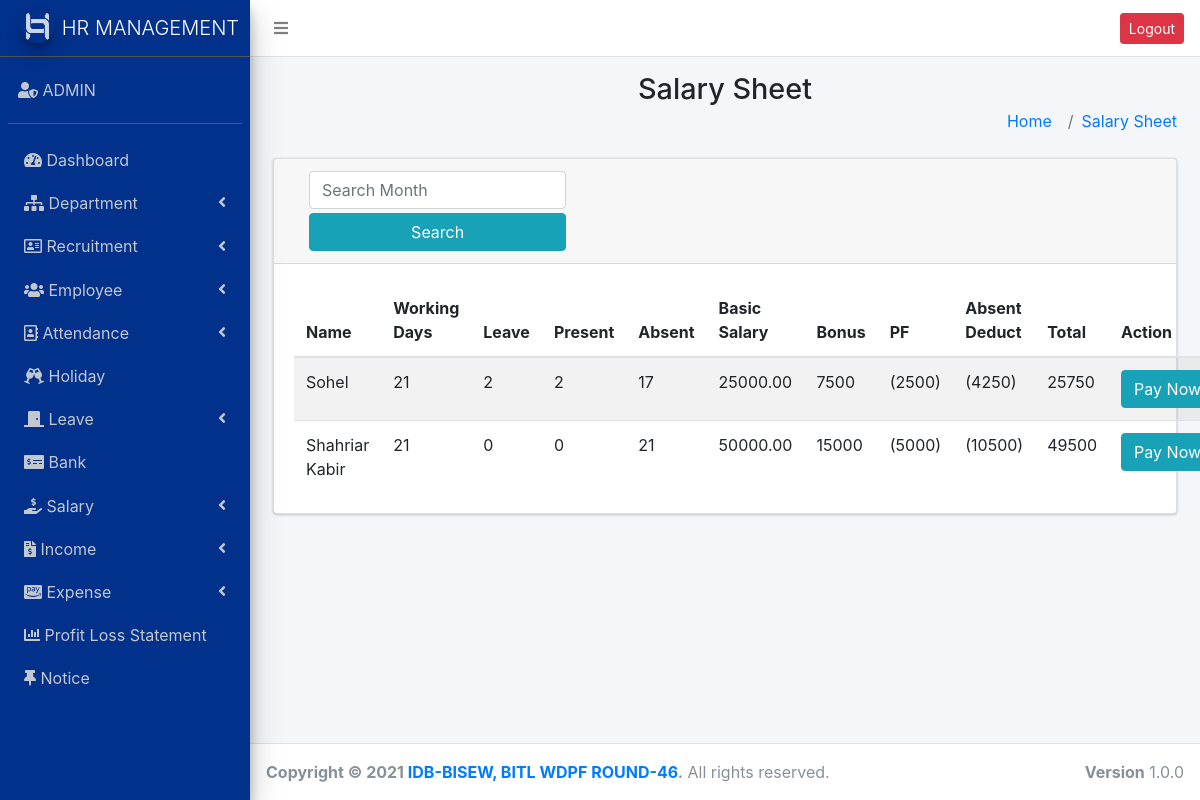
Screenshot of /salary.php (signed in) with the database file from the repository.
### tables this page shows
CREATE TABLE `benefits` (
  `id` int(11) NOT NULL,
  `title` varchar(255) NOT NULL,
  `amount` decimal(10,2) NOT NULL,
  `type` enum('add','deduct') NOT NULL
);

CREATE TABLE `employee` (
  `empID` int(11) NOT NULL,
  `dptID` int(11) NOT NULL,
  `name` varchar(255) NOT NULL,
  `email` varchar(255) NOT NULL,
  `phone` varchar(20) NOT NULL,
  `dob` date NOT NULL,
  `gender` enum('male','female') NOT NULL,
  `address` text NOT NULL,
  `photo` varchar(255) NOT NULL,
  `hire_date` date NOT NULL,
  `designation` int(11) NOT NULL,
  `basic_salary` decimal(10,2) NOT NULL,
  `password` text NOT NULL
);

### salary.php (the view, shortened to what this page needs)
<?php
require_once("header.php");
require_once("sidebar.php");
$benifits = $conn->query("select * from benefits");
$employee = $conn->query("select * from employee");
?>
<link href="http://www.jqueryscript.net/css/jquerysctipttop.css" rel="stylesheet" type="text/css">
<section class="content-header">
    <div class="container-fluid">
        <div class="row mb-2">
            <div class="col-sm-12">
                <h1 class=" text-center" >Salary Sheet</h1>
            </div>
            <div class="col-sm-12">
                <ol class="breadcrumb float-sm-right">
                    <li class="breadcrumb-item"><a href="#">Home </a></li>
                    <li class="breadcrumb-item"><a href="#">Salary Sheet </a></li>
                </ol>
            </div>
        </div>
    </div>
</section>
<section class="content">
    <div class="container-fluid">
        <div class="row">
            <div class="col-md-12">
                <div class="card">
                    <div class="card-header">
                        <div class="col-md-4">
                            <form action="" method="post">
                                <input type="text" class="form-control" name="date" id="demo-2" placeholder="Search Month">
                                <input type="submit" class="btn btn-block btn-info mt-1" value="Search">
                            </form>
                        </div>
                    </div>
                    <div class="card-body">
                        <table class="table table-striped">
                            <thead>
                                <tr>
                                    <th>Name</th>
                                    <th>Working Days</th>
                                    <th>Leave</th>
                                    <th>Present</th>
                                    <th>Absent</th>
                                    <th>Basic Salary</th>
                                    <?php while ($b = $benifits->fetch_assoc()) { ?>
                                        <th><?php echo $b['title'] ?></th>
                                    <?php
                                    }
                                    ?>
                                    <th>Absent Deduct</th>
                                    <th>Total</th>
                                    <th>Action</th>
                                </tr>
                            </thead>
                            <tbody>
                                <?php
                                if (isset($_POST['date'])) {
                                    $dt = $_POST['date'];
                                    $month = $conn->query("SELECT * FROM `salary_month` where month='$dt'");
                                    if ($month->num_rows > 0) {
                                        $mn = $month->fetch_assoc();
                                        $sm = explode("-", $mn['month']);
                                    } else { ?>
                                        <tr class="table-danger">
                                            <td colspan="100%"><?php echo "No data found for Searched Month!!! Last month's data Showing." ?></td>
                                        </tr>
                                        <?php
                                        $slmn = $conn->query("SELECT * FROM `salary_month` ORDER by month DESC LIMIT 1");
                                        $slm = $slmn->fetch_assoc();
                                        $sm = explode("-", $slm['month']);
                                    }
                                } else {
                                    $slmn = $conn->query("SELECT * FROM `salary_month` ORDER by month DESC LIMIT 1");
                                    $slm = $slmn->fetch_assoc();
                                    $sm = explode("-", $slm['month']);
                                }
                                while ($e = $employee->fetch_assoc()) {
                                    $empID = $e['empID'];
                                    ?>
                                    <tr>
                                        <td><?php echo $e['name'] ?></td>
                                        <td>
                                            <?php
                                             $dcount = cal_days_in_month(CAL_GREGORIAN, $sm[1], $sm[0]);
                                             $dc=$dcount;
                                            for ($x = 1; $x <= $dc; $x++) {
                                                $date = $sm[0] . '-' . $sm[1] . '-' . $x;
                                                if (date('l', strtotime($date)) == 'Friday') {
                                                    $dcount--;
                                                }
                                            }
                                             $holiday = $conn->query("SELECT * FROM `holiday` WHERE start_date LIKE '" . $sm[0] . "-" . $sm[1] . "%'");
                                            while ($h = $holiday->fetch_assoc()) {
                                                $start = $h['start_date'];
                                                $end = $h['end_date'];
                                                $date1 = date_create($start);
                                                $date2 = date_create($end);
                                                $diff = date_diff($date1, $date2);
                                                $hl = $diff->days;
                                                $dcount -= $hl;
                                            }
                                            echo $dcount;
                                            $working_day = $dcount;
                                            ?>
                                        </td>
                                        <td>
                                            <?php
                                            $leave = $conn->query("SELECT * FROM `leave_application` WHERE empID=$empID AND status='approved' AND start_date LIKE '" . $sm[0] . "-" . $sm[1] . "%'");
                                            $total_leave = 0;
                                            while ($l = $leave->fetch_assoc()) {
                                                $start = $l['start_date'];
                                                $end = $l['end_date'];
                                                $date1 = date_create($start);
                                                $date2 = date_create($end);
                                                $diff = date_diff($date1, $date2);
                                                $hl = $diff->days;
                                                $total_leave += $hl;
                                            }
                                            echo $total_leave;
                                            $wrk_without_lv = $working_day - $total_leave;
                                            ?>
                                        </td>
                                        <td>
                                            <?php
                                            $present = 0;
                                            for ($x = 1; $x <= 31; $x++) {
                                                $date = $sm[0] . '-' . $sm[1] . '-' . sprintf("%02d", $x);
                                                $out = $conn->query("SELECT * FROM `attendance` WHERE empID=$empID AND punch_time LIKE '" . $date . "%' AND type='out_time' ORDER BY punch_time DESC LIMIT 1");
                                                if ($out->num_rows > 0) {
                                                    $in = $conn->query("SELECT * FROM `attendance` WHERE empID=$empID AND punch_time LIKE '" . $date . "%' AND type='in_time' ORDER BY punch_time ASC LIMIT 1");
                                                    $in_time = $in->fetch_assoc();
                                                    $out_time = $out->fetch_assoc();
                                                    $entry = explode(' ', $in_time['punch_time']);
                                                    $exit = explode(' ', $out_time['punch_time']);
                                                    if (strtotime($entry[1]) <= strtotime('9:00') && strtotime($exit[1]) >= strtotime('16.00')) {
                                                        $present++;
                                                    }
                                                }
                                            }
                                            echo $present;
                                            ?>
                                        </td>
                                        <td>
                                            <?php $absent=$wrk_without_lv-$present;
                                                echo $absent;
                                            ?>
                                        </td>
                                        <td>
                                            <?php $basic_salary=$e['basic_salary'];
                                                echo $basic_salary;
                                            ?>
                                        </td>
                                        <?php
                                        $slad=$conn->query("select * from benefits");
                                        $net_salary=$basic_salary;
                                        while ($sad = $slad->fetch_assoc()) {
                                            if ($sad['type']=="add") {
                                                $amount=$sad['amount'];
                                                $add=($basic_salary/100)*$amount;
                                                $net_salary+=$add; ?>
                                                <td><?php echo $add ?></td>
                                            <?php
                                            }elseif ($sad['type']=="deduct") {
                                                $amount=$sad['amount'];
                                                $deduct=($basic_salary/100)*$amount;
                                                $net_salary-=$deduct; ?>
                                                <td><?php echo "($deduct)" ?></td>
                                            <?php
                                            }
                                        }?>
                                        <td>
                                            <?php
                                                $absentCut=(1 / 100) * $basic_salary;
                                                if ($absentCut<200) {
                                                    $paycut=$absent*200;
                                                }else{
                                                    $paycut=$absent*$absentCut;
                                                }
                                                echo "($paycut)";
                                                $net_salary-=$paycut;
                                            ?>
                                        </td>
                                        <td>
                                            <?php
                                            echo $net_salary;
                                            ?>
                                        </td>
                                        <td>
                                            <?php $date=$sm[0] . '-' . $sm[1];
                                            $month=$conn->query("SELECT * FROM salary_month where month='$date'");
                                            $mon=$month->fetch_assoc();
                                            $mID=$mon["id"];
                                            ?>
                                            <a href="salaryPayMethod.php?empID=<?php echo $empID ?>&payDate=<?php echo date("Y-m-d") ?>&amount=<?php echo $net_salary ?>&month=<?php echo $mID ?>" class="btn btn-info"> Pay Now </a>
                                        </td>
                                    </tr>
                                <?php
                                }
                                ?>
                            </tbody>
                        </table>
                    </div>
                </div>
            </div>
        </div>
    </div>
</section>
<link rel="stylesheet" href="http://ajax.googleapis.com/ajax/libs/jqueryui/1.11.3/themes/smoothness/jquery-ui.css">
<?php require("footer.php"); ?>

### rows the page displays
benefits: title "Bonus"
benefits: title "PF"
employee: name "Sohel", dcount "21", total_leave "2", present "2", absent "17", basic_salary "25000.00", basic_salary.amount "7500", basic_salary.amount "2500", basic_salary "4250", net_salary "25750"
employee: name "Shahriar Kabir", dcount "21", total_leave "0", present "0", absent "21", basic_salary "50000.00", basic_salary.amount "15000", basic_salary.amount "5000", basic_salary "10500", net_salary "49500"
